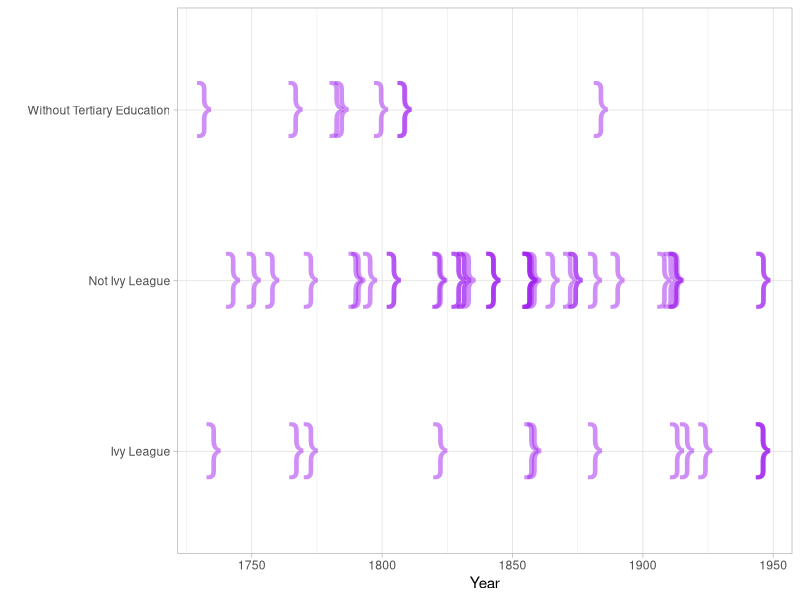
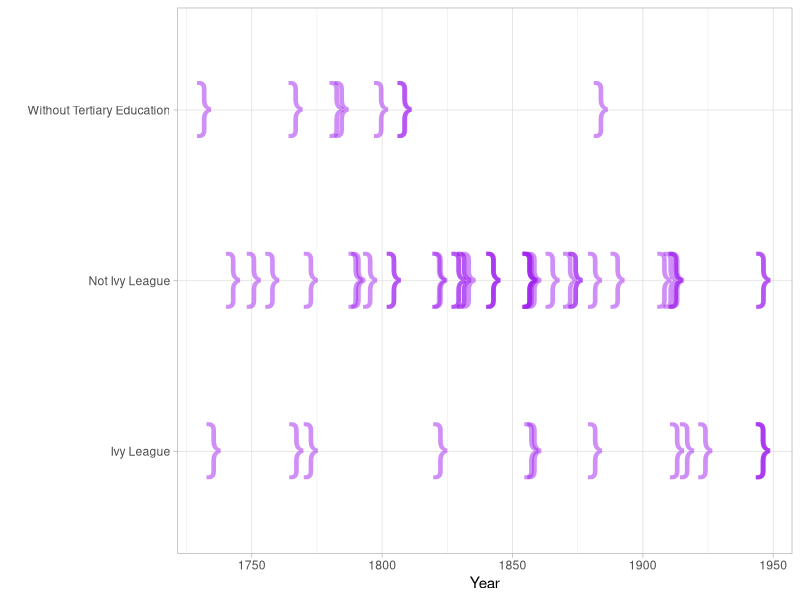

The R source for these figures, in order:
library("tidyverse")
library("ggplot2")

# Load data
uni_data <- read_csv("presidential_birth_date.csv")

# Cleaning
uni_data <- uni_data |>
  mutate(education = if_else(startsWith(education,"Yale"),"Yale University",education)) |>
  mutate(education = if_else(startsWith(education,"Harvard"),"Harvard University",education)) |>
  mutate(education = if_else(startsWith(education,"Edmund"),"Walsh School of Foreign Service",education)) |>
  mutate(education = if_else(startsWith(education,"University of North Carolina"),"University of North Carolina",education)) |>
  mutate(education = if_else(startsWith(education,"University of Cincinnati"),"University of Cincinnati",education)) |>
  mutate(education = if_else(startsWith(education,"University of Virginia"),"University of Virginia",education)) |>
  mutate(education = if_else(startsWith(education,"Columbia University"),"Columbia",education)) |>
  mutate(education = if_else(startsWith(education,"Albany Law"),"University at Albany",education)) |>
  mutate(education = if_else(startsWith(education,"X"),"Without Tertiary Education",education)) |>
  mutate(education = if_else(startsWith(education,"Northampton"),"University of Northampton",education)) |>
  mutate(education = ifelse(education %in% c("Harvard University", "Yale University", "Princeton Univeristy", "University of Pennsylvania"),"Ivy League", education)) |>
  mutate(education = ifelse(education %in% c("Ivy League", "Without Tertiary Education"), education, "Not Ivy League"))

uni_data |>
  ggplot(aes(y = education, x = birth_date)) +
  geom_point(shape = 125, size=15, alpha=0.5, colour='purple') + # shape=124 sets the points to be the pipe-symbol "|"
  theme_light() +
  ylab("") +
  xlab("Year")
ggsave("Violinplot_Presidents.pdf", width = 7, height = 4)
